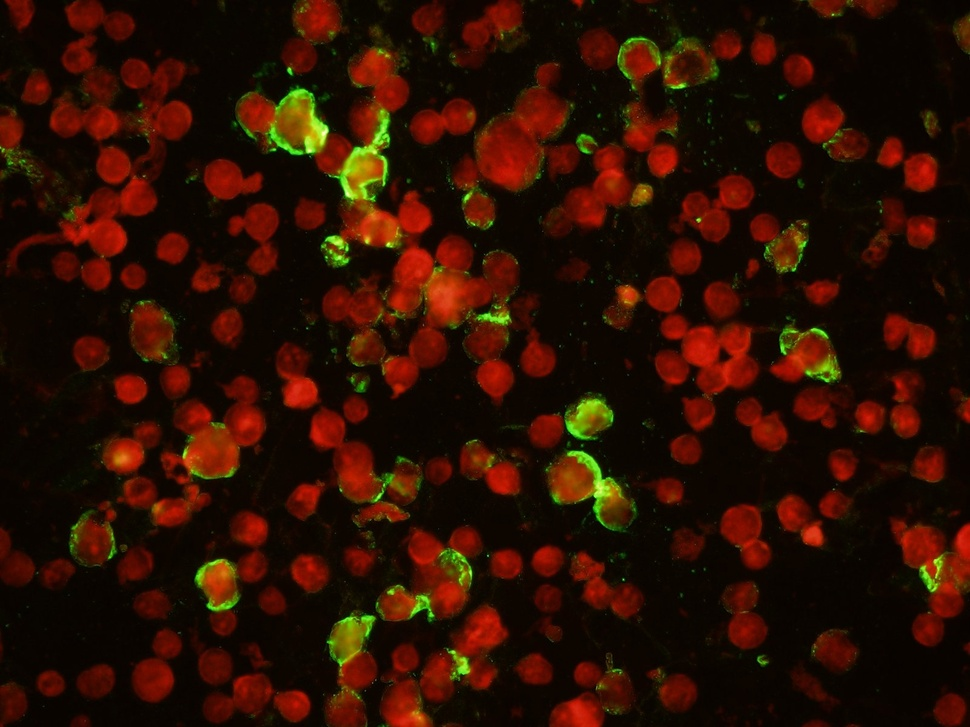
#> input picture influenza_ifa.jpg, 970 x 727 px, shrunk from 1600 x 1200 before the run
$ python PatternRecognition.py
#> lines starting #> are read from the running program, lines starting #| are printed output that depends on the picture; after the words box and inside, x2 and y2 are one past the last pixel; in counts of white or black regions, pixels touching at a corner belong together; long printed decimals are rounded
#> further down, salida is the input picture: shape (727, 970, 3); mean B, G, R 2, 15.2, 45.1

import cv2
import numpy as np
import random

'''Funcion encargada de buscar circulos de un determinado rango de
radio en la imagen, devuelve una lista compuesta de circulos indican
la ubicacion en donde se encontro un circulo aceptable
para el rango de busqueda'''
def get_circulos_hough(imagen, minRadio, maxRadio):

    img = cv2.imread(imagen)
    gris = cv2.cvtColor(img, cv2.COLOR_BGR2GRAY)

    # detecta circulos en la imagen
    circulos = cv2.HoughCircles(gris, cv2.HOUGH_GRADIENT,  1.2, 50, param1=18, param2=31, minRadius = minRadio, maxRadius = maxRadio)
    return circulos


'''Funcion encargada de dibujar en la imagen original
todos los circulos encontrados por medio del metodo de
houghs'''
def dibujar_circulos(circulos, color, img):
    salida = img
    # Asegura de dibujar si la lista no es nula
    if circulos is not None:
            # Transforma las coordenadas (x, y) y el radio a enteros
            circulos = np.round(circulos[0, :]).astype("int")

            for (x, y, r) in circulos:
                    # Dibuja un circulo en la ubicacion correspondiente
                    # y en su centro un rectangulo
                    cv2.circle(salida, (x, y), r, color, 4)
                    cv2.rectangle(salida, (x - 5, y - 5), (x + 5, y + 5), (0, 128, 255), -1)

            # Muestra la salida de la imagen
            cv2.imshow("out", salida)

'''Funcion encargada de trabajar en la imagen original
de tal manera que sea mas sencillo extraer sus
datos para posteriores funciones y trabajamiento
del programa'''
def pre_procesamieto(imagen):
#> called with imagen = 'influenza_ifa.jpg'
    img=cv2.imread(imagen)
    img_hsv=cv2.cvtColor(img, cv2.COLOR_BGR2HSV)
#> img_hsv: shape (727, 970, 3); mean H, S, V 12.1, 241.9, 46.5


    '''Creacion de la mascara que extraer todos las tonalidades
        de color rojo encontradas que seran aquellas celulas sanas'''
    # mascara de rojo minimo (0-10)
    min_color = np.array([0,50,50])
    max_color = np.array([10,255,255])
    mask0 = cv2.inRange(img_hsv, min_color, max_color)
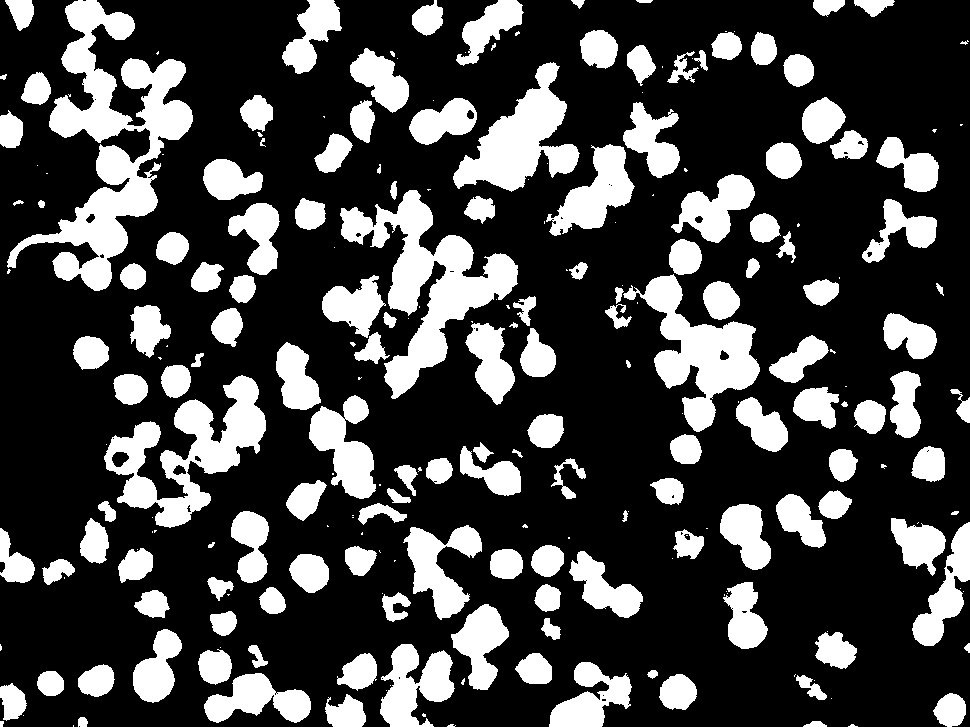
#> mask0: shape (727, 970); 26.8% white; 242 white regions (91 under 20 px), largest, box (x1, y1, x2, y2) and area: (7, 0, 193, 291) 17109, (340, 190, 518, 399) 11938, (104, 375, 266, 528) 9356
    # mascara de rojo maximo (170-180)
    min_color = np.array([170,50,50])
    max_color = np.array([180,255,255])
    mask1 = cv2.inRange(img_hsv, min_color, max_color)
#> mask1: shape (727, 970); 0% white in thin lines or dots, all inside (x1, y1, x2, y2) = (124, 96, 144, 560)
    # union de mascaras
    mask = mask0+mask1
#> mask: shape (727, 970); 26.8% white; 242 white regions (91 under 20 px), largest, box (x1, y1, x2, y2) and area: (7, 0, 193, 291) 17111, (340, 190, 518, 399) 11938, (104, 375, 266, 528) 9356
    ret, mask_inv= cv2.threshold(mask,180,255,cv2.THRESH_BINARY_INV)

    # pone en zero cualquier posiciÃ³n distinta de la mascara
    salida_img = img.copy()
    salida_img[np.where(mask==0)] = 0

    '''Creacion de la mascara que extraer todos las tonalidades
        de color verde encontradas que seran aquellas celulas enfermas'''
    # mascara de verde minimo(0-10)
    min_color = np.array([25,50,50])
    max_color = np.array([40,255,255])
    mask0 = cv2.inRange(img_hsv, min_color, max_color)
#> mask0: shape (727, 970); 1.6% white; 325 white regions (240 under 20 px), largest, box (x1, y1, x2, y2) and area: (330, 620, 367, 672) 1018, (328, 141, 387, 206) 1007, (265, 97, 329, 156) 959
    # mascara de verde maximo (170-180)
    min_color = np.array([60,50,50])
    max_color = np.array([85,255,255])
    mask1 = cv2.inRange(img_hsv, min_color, max_color)
#> mask1: shape (727, 970); 0.01% white in thin lines or dots, all inside (x1, y1, x2, y2) = (269, 72, 807, 613)
    # union de mascaras
    mask = mask0+mask1


    salida_img_inv = img.copy()
    salida_img_inv[np.where(mask==0)] = 0

    '''Crea las iamgenes en la ruta donde se corre el codigo con el
        fin de poder anilizarlas mas facilmente'''
    cv2.imwrite("sanas.jpg", salida_img)
    kernel = np.ones((3,3),np.uint8)
    salida_img_inv = cv2.dilate(salida_img_inv,kernel,iterations = 15)
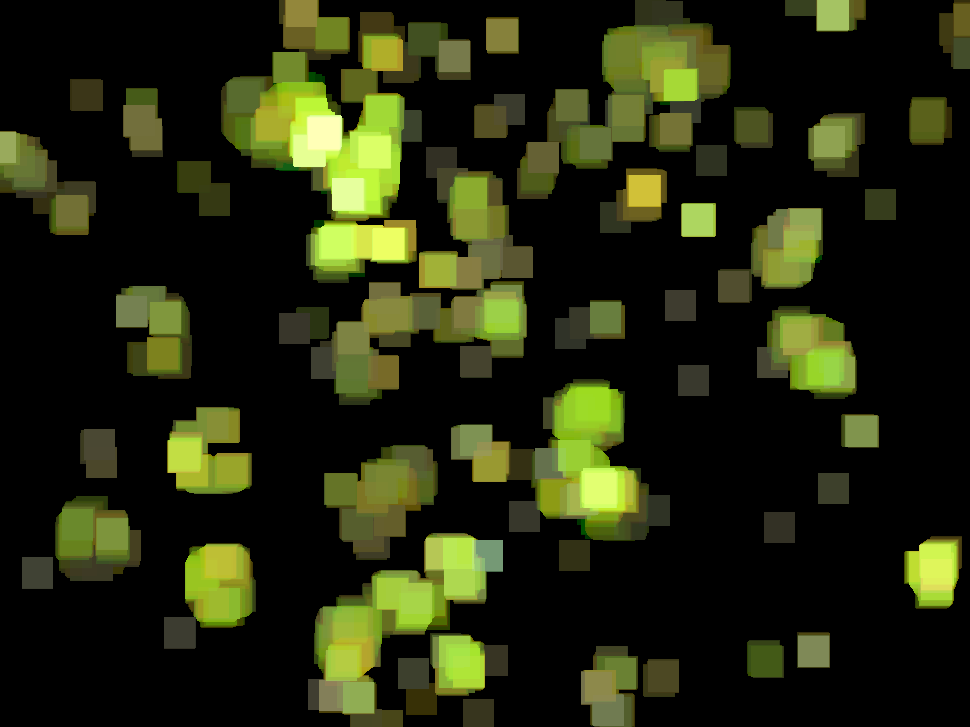
#> salida_img_inv: shape (727, 970, 3); mean B, G, R 14.7, 39.6, 35.2
    salida_img_inv = cv2.erode(salida_img_inv,kernel,iterations = 11)
    cv2.imwrite("enfermas.jpg", salida_img_inv)


if __name__ == "__main__":

    salida = cv2.imread("influenza_ifa.jpg")
    pre_procesamieto("influenza_ifa.jpg")

    circulos = get_circulos_hough("sanas.jpg", 19, 36)
#> in get_circulos_hough, `gris = cv2.cvtColor(img, cv2.COLOR_BGR2GRAY)`:
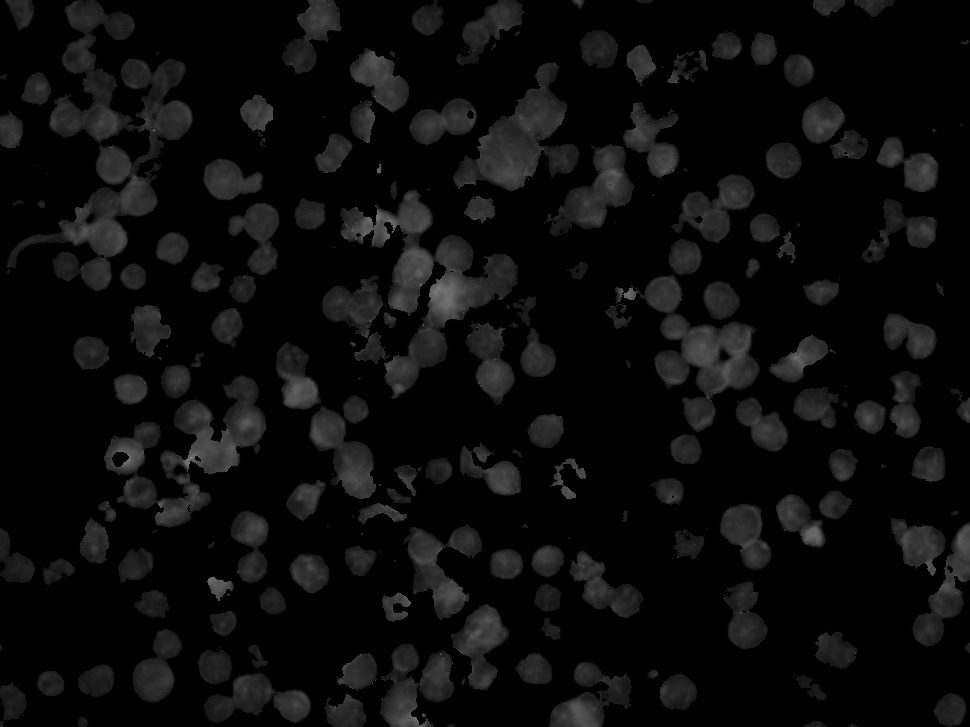
#> gris: shape (727, 970); min 0, max 132, mean 11.7
#> in get_circulos_hough, `circulos = cv2.HoughCircles(gris, cv2.HOUGH_GRADIENT,  1.2, 50, param1..`: circulos = [[504.6, 159, 27.4], [826.2, 123, 24.52], [451.8, 298.2, 19.48], [742.2, 526.2, 22], [150.6, 679.8, 22.84], [240.6, 425.4, 22.12]]
    sanas = len(circulos[0])
#> sanas = 6
    dibujar_circulos(circulos, (0,255,0), salida)
#> in dibujar_circulos, `circulos = np.round(circulos[0, :]).astype("int")`: circulos = [[505, 159, 27], [826, 123, 25], [452, 298, 19], [742, 526, 22], [151, 680, 23], [241, 425, 22]]
#> the loop in dibujar_circulos, `for (x, y, r) in circulos:` made 6 passes
#> after the loop in dibujar_circulos, `for (x, y, r) in circulos:`:
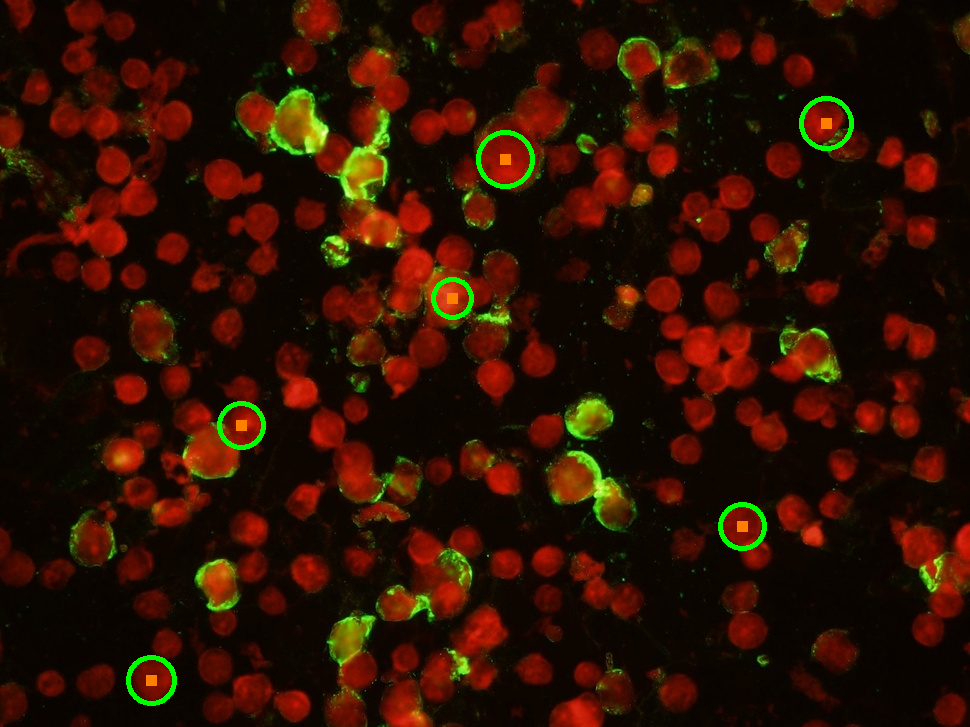
#> salida: shape (727, 970, 3); 0.72% of pixels changed, all inside (x1, y1, x2, y2) = (126, 96, 854, 706)

    circulos = get_circulos_hough("enfermas.jpg", 18, 50)
#> call 2 of get_circulos_hough, with imagen = 'enfermas.jpg', minRadio = 18, maxRadio = 50
#> in get_circulos_hough (call 2), `gris = cv2.cvtColor(img, cv2.COLOR_BGR2GRAY)`:
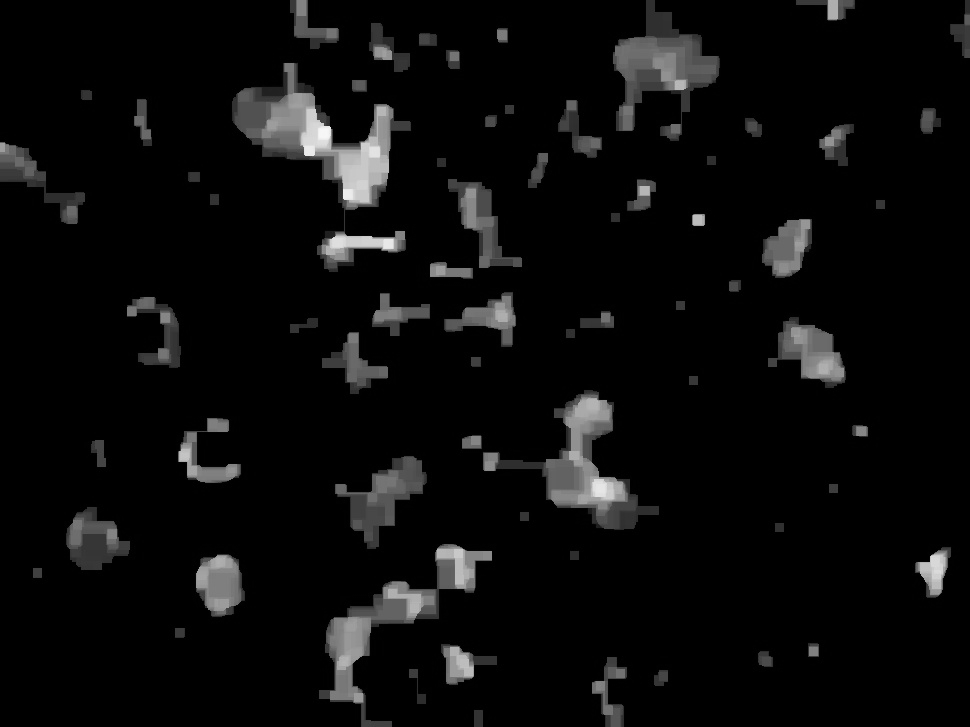
#> gris: shape (727, 970); min 0, max 247, mean 11.5
#> in get_circulos_hough (call 2), `circulos = cv2.HoughCircles(gris, cv2.HOUGH_GRADIENT,  1.2, 50, param1..`: circulos = [[353.4, 173.4, 33.48], [348.6, 114.6, 34.8], [605.4, 444.6, 37.44], [648.6, 60.6, 29.52], [275.4, 125.4, 30.84], [220.2, 576.6, 20.76], [792.6, 365.4, 25.32]]
    print("Se encontraron {} celulas enfermas".format(len(circulos[0])))
#| Se encontraron 7 celulas enfermas
    print("Se encontraron {} celulas sanas".format(sanas-len(circulos[0])))
#| Se encontraron -1 celulas sanas
    print("Hay un porcentaje {} % de celulas en riesgo".format( (len(circulos[0])/(sanas+len(circulos[0])))*100 ))
#| Hay un porcentaje 53.846 % de celulas en riesgo
    dibujar_circulos(circulos, (255,0,0), salida)
#> call 2 of dibujar_circulos, with circulos = array of shape (1, 7, 3), color = (255, 0, 0)
#> in dibujar_circulos (call 2), `circulos = np.round(circulos[0, :]).astype("int")`: circulos = [[353, 173, 33], [349, 115, 35], [605, 445, 37], [649, 61, 30], [275, 125, 31], [220, 577, 21], [793, 365, 25]]
#> the loop in dibujar_circulos (call 2), `for (x, y, r) in circulos:` made 7 passes
#> after the loop in dibujar_circulos (call 2), `for (x, y, r) in circulos:`:
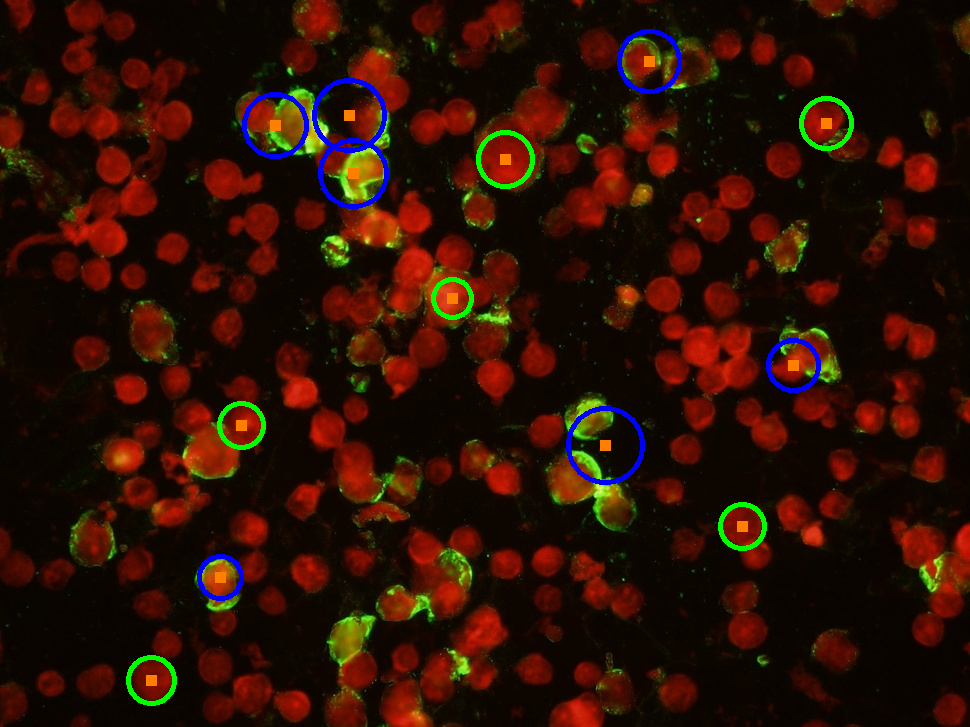
#> salida: shape (727, 970, 3); 1.05% of pixels changed, all inside (x1, y1, x2, y2) = (197, 29, 821, 601)
